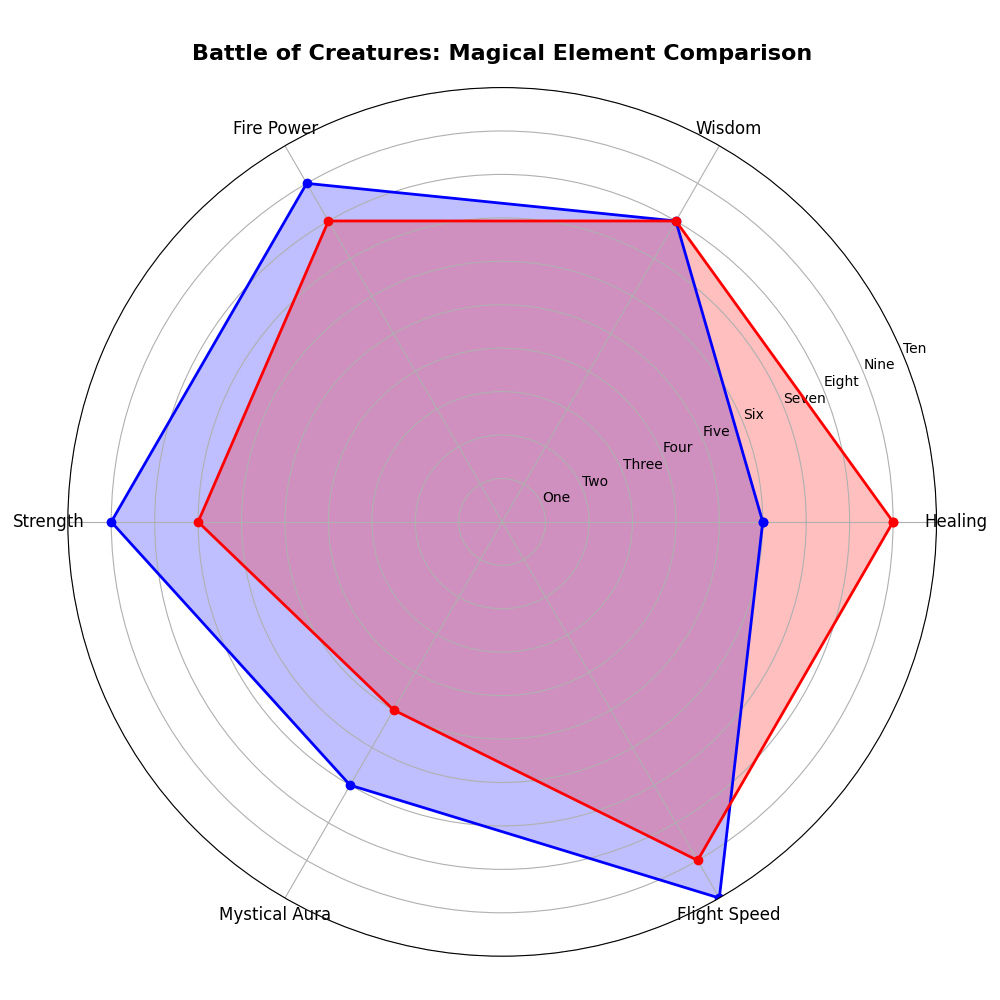

This figure's Python source:
import numpy as np
import matplotlib.pyplot as plt
from math import pi

# Altered attributes and scores
attributes = ['Healing', 'Wisdom', 'Fire Power', 'Strength', 'Mystical Aura', 'Flight Speed']
dragonscore = [6, 8, 9, 9, 7, 10]
phoenixscore = [9, 8, 8, 7, 5, 9]

num_attributes = len(attributes)
angles = np.linspace(0, 2 * pi, num_attributes, endpoint=False).tolist()
angles += angles[:1]

dragonscore += dragonscore[:1]
phoenixscore += phoenixscore[:1]

fig, ax = plt.subplots(figsize=(10, 10), subplot_kw=dict(polar=True))

dragon_color = 'blue'
phoenix_color = 'red'

ax.plot(angles, dragonscore, linewidth=2, linestyle='-', marker='o', color=dragon_color)
ax.fill(angles, dragonscore, dragon_color, alpha=0.25)

ax.plot(angles, phoenixscore, linewidth=2, linestyle='-', marker='o', color=phoenix_color)
ax.fill(angles, phoenixscore, phoenix_color, alpha=0.25)

# Altered title and labels
plt.xticks(angles[:-1], attributes, color='black', size=12)
plt.title("Battle of Creatures: Magical Element Comparison", size=16, weight='bold', pad=20)
ax.yaxis.set_tick_params(labelsize=10, colors='black')
plt.yticks(range(1, 11), ['One', 'Two', 'Three', 'Four', 'Five', 'Six', 'Seven', 'Eight', 'Nine', 'Ten'], color='black', size=10)
plt.ylim(0, 10)
plt.tight_layout()
plt.show()
